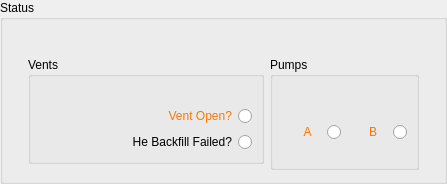
             <widget class="QGroupBox" name="groupBox_27">
              <property name="enabled">
               <bool>true</bool>
              </property>
              <property name="title">
               <string>Status</string>
              </property>
              <layout class="QGridLayout" name="gridLayout_101">
               <property name="leftMargin">
                <number>25</number>
               </property>
               <property name="rightMargin">
                <number>25</number>
               </property>
               <item row="0" column="2" rowspan="2">
                <widget class="QLabel" name="label_44">
                 <property name="text">
                  <string/>
                 </property>
                </widget>
               </item>
               <item row="3" column="0">
                <widget class="QGroupBox" name="groupBox_28">
                 <property name="title">
                  <string>Vents</string>
                 </property>
                 <layout class="QGridLayout" name="gridLayout_89">
                  <item row="3" column="0">
                   <widget class="QRadioButton" name="rb_he_backfill_fail">
                    <property name="enabled">
                     <bool>true</bool>
                    </property>
                    <property name="sizePolicy">
                     <sizepolicy hsizetype="Preferred" vsizetype="Preferred">
                      <horstretch>0</horstretch>
                      <verstretch>0</verstretch>
                     </sizepolicy>
                    </property>
                    <property name="layoutDirection">
                     <enum>Qt::RightToLeft</enum>
                    </property>
                    <property name="styleSheet">
                     <string notr="true">color: rgb(245, 121, 0);

indicator {
    border: 3px solid rgb(52, 59, 72);
	width: 15px;
	height: 15px;
	border-radius: 10px;
    background: rgb(255, 255, 0);
}</string>
                    </property>
                    <property name="text">
                     <string>He Backfill Failed?</string>
                    </property>
                    <property name="autoExclusive">
                     <bool>false</bool>
                    </property>
                   </widget>
                  </item>
                  <item row="1" column="0">
                   <widget class="QRadioButton" name="rb_fast_vent">
                    <property name="enabled">
                     <bool>true</bool>
                    </property>
                    <property name="sizePolicy">
                     <sizepolicy hsizetype="Preferred" vsizetype="Preferred">
                      <horstretch>0</horstretch>
                      <verstretch>0</verstretch>
                     </sizepolicy>
                    </property>
                    <property name="layoutDirection">
                     <enum>Qt::RightToLeft</enum>
                    </property>
                    <property name="styleSheet">
                     <string notr="true">color: rgb(245, 121, 0);</string>
                    </property>
                    <property name="text">
                     <string>                                     Vent Open?</string>
                    </property>
                    <property name="checkable">
                     <bool>true</bool>
                    </property>
                    <property name="autoExclusive">
                     <bool>false</bool>
                    </property>
                   </widget>
                  </item>
                  <item row="0" column="0">
                   <widget class="QLabel" name="label_145">
                    <property name="sizePolicy">
                     <sizepolicy hsizetype="Fixed" vsizetype="Fixed">
                      <horstretch>0</horstretch>
                      <verstretch>0</verstretch>
                     </sizepolicy>
                    </property>
                    <property name="text">
                     <string/>
                    </property>
                   </widget>
                  </item>
                 </layout>
                </widget>
               </item>
               <item row="3" column="2" rowspan="2">
                <widget class="QGroupBox" name="groupBox_30">
                 <property name="title">
                  <string>Pumps</string>
                 </property>
                 <layout class="QGridLayout" name="gridLayout_102">
                  <item row="1" column="0">
                   <widget class="QLabel" name="label_147">
                    <property name="sizePolicy">
                     <sizepolicy hsizetype="Fixed" vsizetype="Fixed">
                      <horstretch>0</horstretch>
                      <verstretch>0</verstretch>
                     </sizepolicy>
                    </property>
                    <property name="text">
                     <string/>
                    </property>
                   </widget>
                  </item>
                  <item row="6" column="1">
                   <widget class="QRadioButton" name="rb_pumpB_slow">
                    <property name="enabled">
                     <bool>true</bool>
                    </property>
                    <property name="sizePolicy">
                     <sizepolicy hsizetype="Preferred" vsizetype="Preferred">
                      <horstretch>0</horstretch>
                      <verstretch>0</verstretch>
                     </sizepolicy>
                    </property>
                    <property name="layoutDirection">
                     <enum>Qt::RightToLeft</enum>
                    </property>
                    <property name="styleSheet">
                     <string notr="true">color: rgb(245, 121, 0);
font: 18pt &quot;Cantarell&quot;;</string>
                    </property>
                    <property name="text">
                     <string>     B   </string>
                    </property>
                    <property name="autoExclusive">
                     <bool>false</bool>
                    </property>
                   </widget>
                  </item>
                  <item row="6" column="0">
                   <widget class="QRadioButton" name="rb_pumpA_slow">
                    <property name="enabled">
                     <bool>true</bool>
                    </property>
                    <property name="sizePolicy">
                     <sizepolicy hsizetype="Preferred" vsizetype="Preferred">
                      <horstretch>0</horstretch>
                      <verstretch>0</verstretch>
                     </sizepolicy>
                    </property>
                    <property name="layoutDirection">
                     <enum>Qt::RightToLeft</enum>
                    </property>
                    <property name="styleSheet">
                     <string notr="true">color: rgb(245, 121, 0);
font: 18pt &quot;Cantarell&quot;;</string>
                    </property>
                    <property name="text">
                     <string>     A   </string>
                    </property>
                    <property name="autoExclusive">
                     <bool>false</bool>
                    </property>
                   </widget>
                  </item>
                 </layout>
                </widget>
               </item>
               <item row="1" column="0">
                <widget class="QLabel" name="label_144">
                 <property name="sizePolicy">
                  <sizepolicy hsizetype="Fixed" vsizetype="Fixed">
                   <horstretch>0</horstretch>
                   <verstretch>0</verstretch>
                  </sizepolicy>
                 </property>
                 <property name="text">
                  <string/>
                 </property>
                </widget>
               </item>
              </layout>
             </widget>
